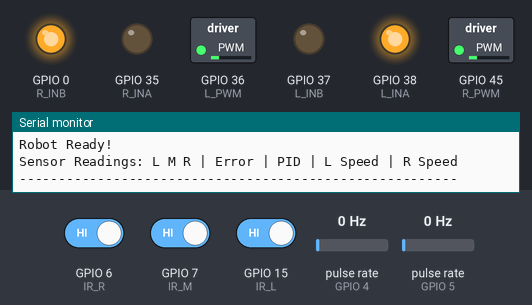
The sketch below on a simulated ESP32-S3. On the bench: switched loads named in the sketch (green lamp = pin HIGH), output pins drawn as LEDs (lit = HIGH), the last lines printed to the serial monitor. Wiring (inferred from the names in the program): 2 × pulse sensor: data GPIO 4 / data GPIO 5. The inputs (shaded band) are chosen by the test bench; at power-on: GPIO 6 (IR_R) HIGH, GPIO 7 (IR_M) HIGH, GPIO 15 (IR_L) HIGH, pulse rate (sensors on GPIO 4, GPIO 5) 0 Hz.

Above: at 3.2 s.
3.3 s: GPIO 6 (IR_R) driven LOW
At 3.6 s:
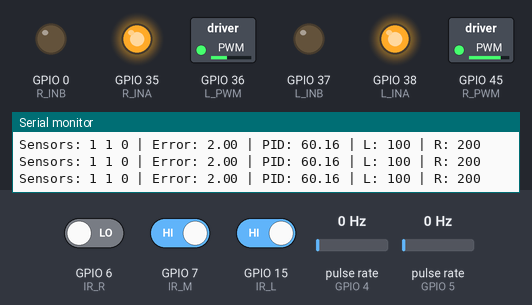
4.8 s: GPIO 7 (IR_M) driven LOW
At 6.0 s:
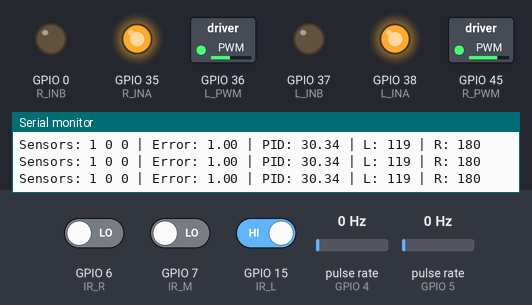
6.3 s: GPIO 15 (IR_L) driven LOW
At 7.3 s:
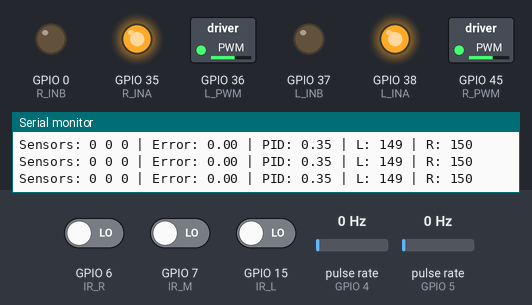
7.8 s: GPIO 6 (IR_R) driven HIGH
At 8.3 s:
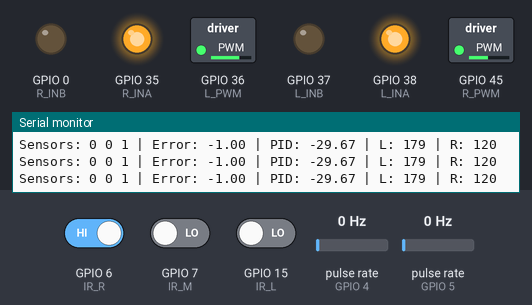
9.3 s: GPIO 7 (IR_M) driven HIGH
At 10.3 s:
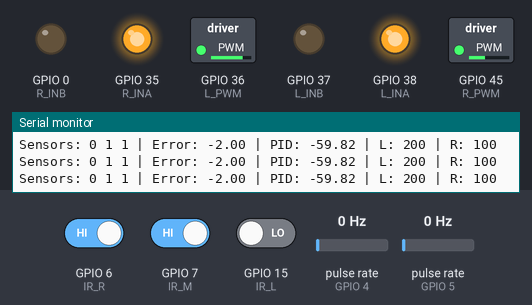
10.8 s: GPIO 15 (IR_L) driven HIGH
At 11.4 s:
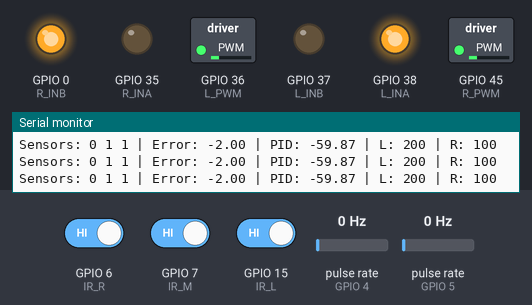
Timing chart, 0 to 13.3 s (numbered marks = the images above; inputs shaded):
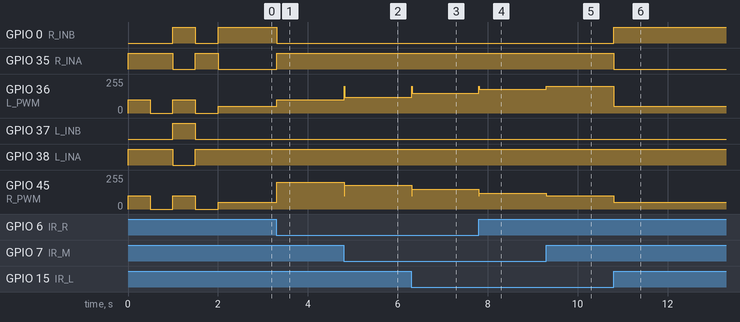

Measured:
- after the input at 3.3 s, GPIO 0 (R_INB): HIGH → LOW at once; GPIO 35 (R_INA): LOW → HIGH at once; GPIO 36 (L_PWM): 50/255 → 100/255 at once; GPIO 45 (R_PWM): 50/255 → 200/255 at once
- after the input at 4.8 s, GPIO 36 (L_PWM): 100/255 → 119/255 at once; GPIO 45 (R_PWM): 200/255 → 180/255 at once
- after the input at 6.3 s, GPIO 36 (L_PWM): 119/255 → 149/255 at once; GPIO 45 (R_PWM): 180/255 → 150/255 at once
- after the input at 7.8 s, GPIO 36 (L_PWM): 149/255 → 179/255 at once; GPIO 45 (R_PWM): 150/255 → 120/255 at once
- after the input at 9.3 s, GPIO 36 (L_PWM): 179/255 → 200/255 at once; GPIO 45 (R_PWM): 120/255 → 100/255 at once
- after the input at 10.8 s, GPIO 0 (R_INB): LOW → HIGH at once; GPIO 35 (R_INA): HIGH → LOW at once; GPIO 36 (L_PWM): 200/255 → 50/255 at once; GPIO 45 (R_PWM): 100/255 → 50/255 at once

The sketch:

deepseek.ino
```cpp
// Line Following Robot with ESP32 S3
// Robot specifications:
// - Wheel distance: 450mm
// - Sensor offset: 250mm behind wheels
// - IR sensor spacing: 50mm
// - Line width: 90mm
// - Wheel diameter: 0.137m
// - Encoder: 460 PPM

#include <Arduino.h>

// Pin Definitions
static const int LIFT_PWM = 39;

// Left Wheel
static const int L_INA = 38;
static const int L_INB = 37;
static const int L_PWM = 36;
static const int ENC_L = 4;

// Right Wheel
static const int R_INA = 35;
static const int R_INB = 0;
static const int R_PWM = 45;
static const int ENC_R = 5;

// IR Sensors
static const int IR_L = 15;
static const int IR_M = 7;
static const int IR_R = 6;

// Constants based on your robot
const float WHEEL_DIAMETER = 0.137;      // meters
const float WHEEL_CIRCUMFERENCE = PI * WHEEL_DIAMETER;
const float TRACK_WIDTH = 0.450;         // meters (450mm)
const float SENSOR_OFFSET = 0.250;       // meters (250mm behind wheels)
const float SENSOR_SPACING = 0.050;      // meters (50mm)
const int ENCODER_PPR = 460;             // Pulses Per Revolution

// PID Controller Parameters
float Kp = 30.0;    // Proportional gain (start with this value)
float Ki = 0.05;    // Integral gain
float Kd = 20.0;    // Derivative gain

// Speed parameters
int baseSpeed = 150;     // Base PWM speed (0-255)
int maxSpeed = 200;      // Maximum PWM speed
int minSpeed = 100;      // Minimum PWM speed

// Variables for PID control
float error = 0;
float lastError = 0;
float P = 0;
float I = 0;
float D = 0;
float PIDvalue = 0;

// Variables for encoders
volatile long leftEncoderCount = 0;
volatile long rightEncoderCount = 0;
long lastLeftCount = 0;
long lastRightCount = 0;

// IR sensor states
int leftSensor = 0;
int middleSensor = 0;
int rightSensor = 0;

// Timer for control loop
unsigned long lastTime = 0;
const int SAMPLE_TIME = 10;  // 10ms sample time

// PWM channels
const int PWM_FREQ = 5000;
const int PWM_RESOLUTION = 8;
const int LEFT_PWM_CHANNEL = 0;
const int RIGHT_PWM_CHANNEL = 1;

// Motor control functions
void setMotorSpeed(int leftSpeed, int rightSpeed) {
  // Constrain speeds
  leftSpeed = constrain(leftSpeed, -255, 255);
  rightSpeed = constrain(rightSpeed, -255, 255);

  // Left motor control
  if (leftSpeed >= 0) {
    digitalWrite(L_INA, HIGH);
    digitalWrite(L_INB, LOW);
    analogWrite(L_PWM, leftSpeed);
  } else {
    digitalWrite(L_INA, LOW);
    digitalWrite(L_INB, HIGH);
    analogWrite(L_PWM, -leftSpeed);
  }

  // Right motor control
  if (rightSpeed >= 0) {
    digitalWrite(R_INA, HIGH);
    digitalWrite(R_INB, LOW);
    analogWrite(R_PWM, rightSpeed);
  } else {
    digitalWrite(R_INA, LOW);
    digitalWrite(R_INB, HIGH);
    analogWrite(R_PWM, -rightSpeed);
  }
}

// Encoder interrupt handlers
void IRAM_ATTR leftEncoderISR() {
  leftEncoderCount++;
}

void IRAM_ATTR rightEncoderISR() {
  rightEncoderCount++;
}

// Read IR sensors
void readIRSensors() {
  leftSensor = digitalRead(IR_L);
  middleSensor = digitalRead(IR_M);
  rightSensor = digitalRead(IR_R);
}

// Calculate error based on sensor readings
// With 9cm line and 5cm sensor spacing, multiple sensors can see the line
int calculateError() {
  // For common IR sensors: 1 = white/not on line, 0 = black/on line
  // If your sensors work opposite, invert the readings by changing == 0 to == 1

  // Case 1: All on white (line lost)
  if (leftSensor == 1 && middleSensor == 1 && rightSensor == 1) {
    return 10; // Special code for line lost
  }

  // Case 2: Perfectly centered (all on line)
  if (leftSensor == 0 && middleSensor == 0 && rightSensor == 0) {
    return 0;
  }

  // Case 3: Only middle on line
  if (leftSensor == 1 && middleSensor == 0 && rightSensor == 1) {
    return 0;
  }

  // Case 4: Left sensor on line
  if (leftSensor == 0 && middleSensor == 1 && rightSensor == 1) {
    return -2; // Turn left
  }

  // Case 5: Right sensor on line
  if (leftSensor == 1 && middleSensor == 1 && rightSensor == 0) {
    return 2; // Turn right
  }

  // Case 6: Left and middle on line
  if (leftSensor == 0 && middleSensor == 0 && rightSensor == 1) {
    return -1; // Slight left
  }

  // Case 7: Middle and right on line
  if (leftSensor == 1 && middleSensor == 0 && rightSensor == 0) {
    return 1; // Slight right
  }

  // Case 8: Left and right on line (45 degree)
  if (leftSensor == 0 && middleSensor == 1 && rightSensor == 0) {
    return 0; // Continue straight
  }

  return 0;
}

// Calculate PID value
float calculatePID(int error) {
  unsigned long currentTime = millis();
  float deltaTime = (currentTime - lastTime) / 1000.0;

  if (deltaTime <= 0) deltaTime = 0.01; // Avoid division by zero

  P = error;
  I = I + (error * deltaTime);
  D = (error - lastError) / deltaTime;

  // Store for next iteration
  lastError = error;
  lastTime = currentTime;

  // Anti-windup for integral term
  if (I > 300) I = 300;
  if (I < -300) I = -300;

  return (Kp * P) + (Ki * I) + (Kd * D);
}

void setup() {
  Serial.begin(115200);
  Serial.println("Initializing Robot...");

  // Configure motor control pins
  pinMode(L_INA, OUTPUT);
  pinMode(L_INB, OUTPUT);
  pinMode(R_INA, OUTPUT);
  pinMode(R_INB, OUTPUT);

  // Configure PWM pins
  pinMode(L_PWM, OUTPUT);
  pinMode(R_PWM, OUTPUT);

  // Initialize PWM (using analogWrite which should work on ESP32-S3)
  // Note: analogWrite resolution is 8-bit (0-255) by default

  // Configure IR sensor pins
  pinMode(IR_L, INPUT_PULLUP);  // Using pullup for better noise immunity
  pinMode(IR_M, INPUT_PULLUP);
  pinMode(IR_R, INPUT_PULLUP);

  // Configure encoder pins with interrupts
  pinMode(ENC_L, INPUT_PULLUP);
  pinMode(ENC_R, INPUT_PULLUP);
  attachInterrupt(digitalPinToInterrupt(ENC_L), leftEncoderISR, RISING);
  attachInterrupt(digitalPinToInterrupt(ENC_R), rightEncoderISR, RISING);

  // Initialize motor drivers (all off)
  digitalWrite(L_INA, LOW);
  digitalWrite(L_INB, LOW);
  digitalWrite(R_INA, LOW);
  digitalWrite(R_INB, LOW);
  analogWrite(L_PWM, 0);
  analogWrite(R_PWM, 0);

  // Test sequence
  Serial.println("Testing Motors...");

  // Quick motor test
  setMotorSpeed(100, 100);
  delay(500);
  setMotorSpeed(0, 0);
  delay(500);

  setMotorSpeed(-100, -100);
  delay(500);
  setMotorSpeed(0, 0);
  delay(500);

  Serial.println("Robot Ready!");
  Serial.println("Sensor Readings: L M R | Error | PID | L Speed | R Speed");
  Serial.println("--------------------------------------------------------");

  lastTime = millis(); // Initialize timer
}

void loop() {
  // Read sensors
  readIRSensors();

  // Calculate error
  error = calculateError();

  // Handle line lost condition
  if (error == 10) {
    // Line lost - slow down and search
    setMotorSpeed(50, -50); // Rotate in place to find line
    delay(20);

    // Check sensors again
    readIRSensors();
    error = calculateError();

    if (error == 10) {
      // Still lost, continue searching
      return;
    }
  }

  // Calculate PID correction
  PIDvalue = calculatePID(error);

  // Calculate motor speeds
  int leftMotorSpeed = baseSpeed - PIDvalue;
  int rightMotorSpeed = baseSpeed + PIDvalue;

  // Constrain speeds to safe range
  leftMotorSpeed = constrain(leftMotorSpeed, minSpeed, maxSpeed);
  rightMotorSpeed = constrain(rightMotorSpeed, minSpeed, maxSpeed);

  // Apply motor speeds
  setMotorSpeed(leftMotorSpeed, rightMotorSpeed);

  // Debug information
  Serial.print("Sensors: ");
  Serial.print(leftSensor);
  Serial.print(" ");
  Serial.print(middleSensor);
  Serial.print(" ");
  Serial.print(rightSensor);
  Serial.print(" | Error: ");
  Serial.print(error);
  Serial.print(" | PID: ");
  Serial.print(PIDvalue);
  Serial.print(" | L: ");
  Serial.print(leftMotorSpeed);
  Serial.print(" | R: ");
  Serial.println(rightMotorSpeed);

  // Control loop delay
  delay(SAMPLE_TIME);
}

// Utility functions for precise movement (optional)
void moveForward(int distanceCM) {
  // Reset encoders
  leftEncoderCount = 0;
  rightEncoderCount = 0;

  // Calculate target encoder counts
  float distanceM = distanceCM / 100.0;
  float wheelRevolutions = distanceM / WHEEL_CIRCUMFERENCE;
  long targetCounts = wheelRevolutions * ENCODER_PPR;

  // Move forward until target reached
  while (leftEncoderCount < targetCounts && rightEncoderCount < targetCounts) {
    setMotorSpeed(baseSpeed, baseSpeed);
    delay(10);
  }

  // Stop
  setMotorSpeed(0, 0);
}

void rotate(int degrees) {
  // Reset encoders
  leftEncoderCount = 0;
  rightEncoderCount = 0;

  // Calculate wheel travel for rotation
  float rotationRadians = degrees * PI / 180.0;
  float wheelDistance = (rotationRadians * TRACK_WIDTH) / 2.0;
  float wheelRevolutions = wheelDistance / WHEEL_CIRCUMFERENCE;
  long targetCounts = wheelRevolutions * ENCODER_PPR;

  // Rotate
  if (degrees > 0) {
    // Rotate clockwise (right)
    setMotorSpeed(baseSpeed, -baseSpeed);
    while (leftEncoderCount < targetCounts) {
      delay(10);
    }
  } else {
    // Rotate counter-clockwise (left)
    setMotorSpeed(-baseSpeed, baseSpeed);
    while (rightEncoderCount < targetCounts) {
      delay(10);
    }
  }

  // Stop
  setMotorSpeed(0, 0);
}

// Test function to check sensor readings
void testSensors() {
  while (true) {
    readIRSensors();
    Serial.print("IR Sensors - Left: ");
    Serial.print(leftSensor);
    Serial.print(" | Middle: ");
    Serial.print(middleSensor);
    Serial.print(" | Right: ");
    Serial.println(rightSensor);
    delay(500);
  }
}

// Test function to check motors
void testMotors() {
  Serial.println("Testing Left Motor Forward");
  digitalWrite(L_INA, HIGH);
  digitalWrite(L_INB, LOW);
  analogWrite(L_PWM, 150);
  delay(2000);
  analogWrite(L_PWM, 0);

  Serial.println("Testing Right Motor Forward");
  digitalWrite(R_INA, HIGH);
  digitalWrite(R_INB, LOW);
  analogWrite(R_PWM, 150);
  delay(2000);
  analogWrite(R_PWM, 0);

  Serial.println("Motor Test Complete");
}
```
